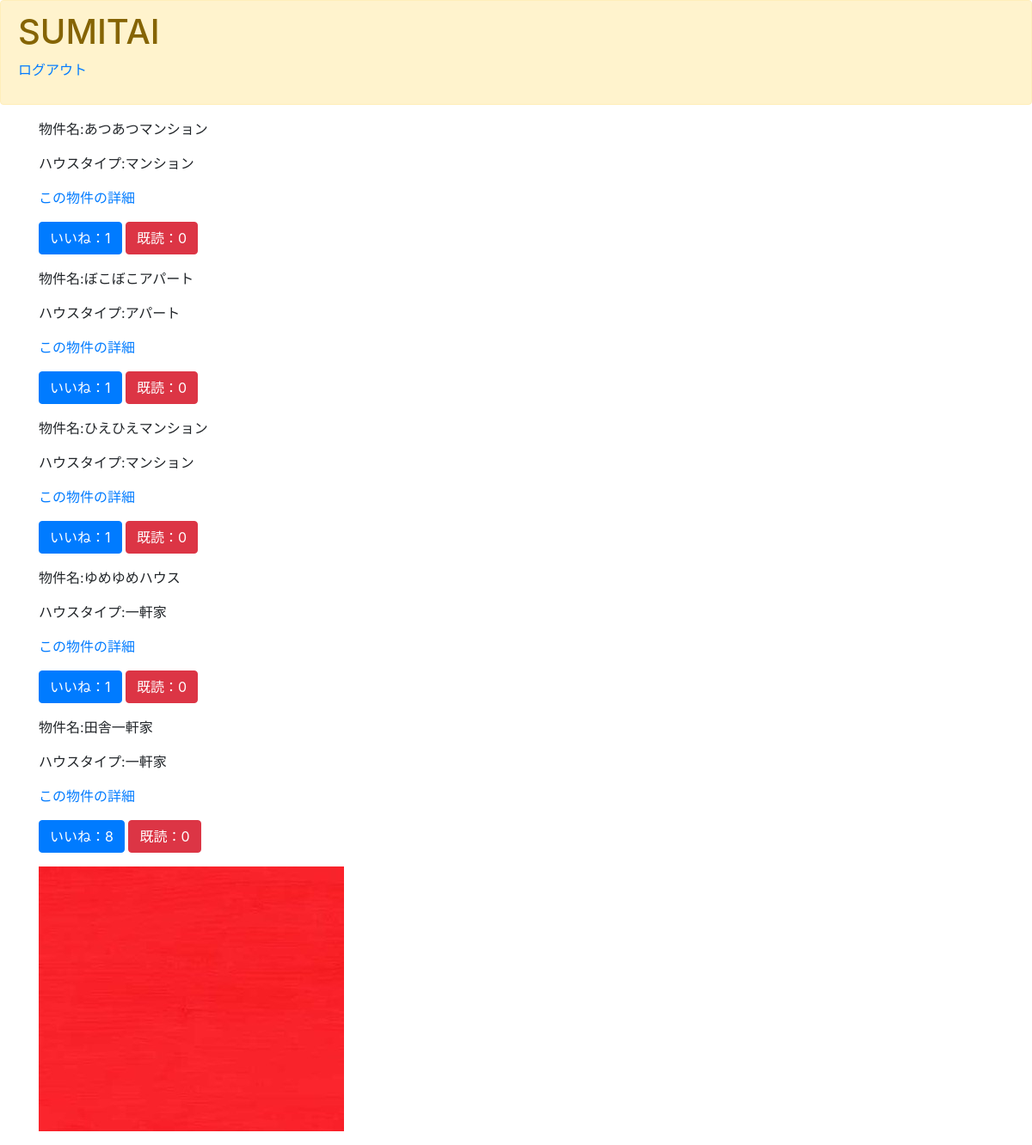
Page /HouseList/ on the earlier database version.
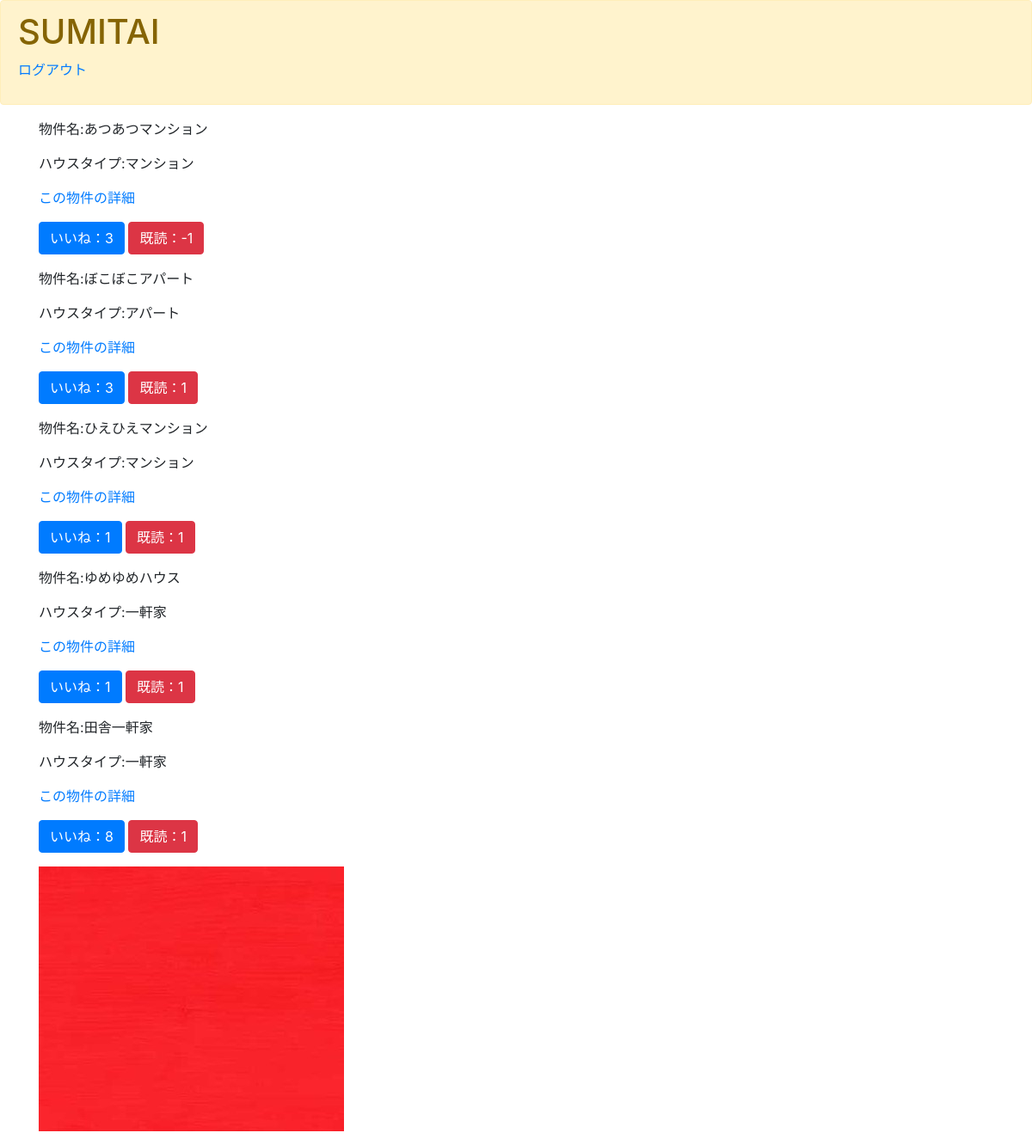
Same page on the later database version.
### sumitai/models.py (models this page shows, shortened)
class SumitaiModel(models.Model):
    houseName=models.CharField(
        max_length=100,
        null=True, #仮
    )
    region = models.CharField(
        max_length=100,
        choices=REGION,
        null=True,  #仮
    )
    memo = models.TextField()
    houseType = models.CharField(
        max_length=100,
        choices=HTYPE,
        null=True, #仮
        )
    images = models.ImageField(
        upload_to='',
        null=True, #仮
        )
    good = models.IntegerField(
        default=0
        )
    read = models.IntegerField(
        default=0
        )
    readtext = models.CharField(
        max_length=100, null=True, blank=True, default='a'
        )
    pushuser = models.CharField(
        max_length=100, null=True, blank=True, default= 'F'
    )

### sumitai/views.py (the view)
# urls.py: path('HouseList/', HouseList, name='houselist'),
def HouseList(request):
    object_list = SumitaiModel.objects.all()
    return render(request, 'HouseList.html', {'object_list':object_list})

### templates/HouseList.html (shortened to what this page needs)
{% extends 'base.html'%}
{% load static %}
{% block customcss %}
<link rel='stylesheet' type='text/css' href="{% static 'style.css' %}">
{% endblock customcss %}
{% block content %}
<div class="container">
    {% for item in object_list %}
    <p>
        物件名:{{item.houseName}}
    </p>
    <p>
        ハウスタイプ:{{item.houseType}}
    </p>
    <p>
        <a href="{% url 'housedetail' item.pk%}">この物件の詳細</a>
    </p>
    <p>
        <a href="{% url 'good' item.pk %}" class="btn btn-primary" role="button"
            aria-pressed="true">いいね：{{item.good}}</a>
        <a href="{% url 'read' item.pk %}" class="btn btn-danger" role="button" aria-pressed="true">既読：{{item.read}}</a>
    </p>
    {% if item.images %}
    <p>
        <img src="{{item.images.url}}">
    </p>
    {% endif %}
    {% endfor %}
</div>
{% endblock content %}

Differences in the rows shown:
changed SumitaiModel "あつあつマンション": good "1" → "3"; read "0" → "-1"
changed SumitaiModel "ぼこぼこアパート": good "1" → "3"; read "0" → "1"
changed SumitaiModel "ひえひえマンション": read "0" → "1"
changed SumitaiModel "ゆめゆめハウス": read "0" → "1"
changed SumitaiModel "田舎一軒家": read "0" → "1"
